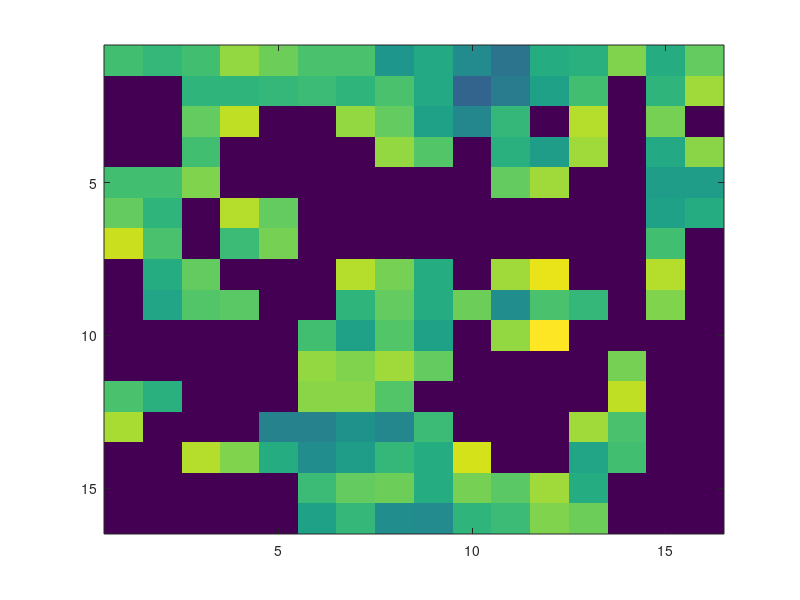

Here is the MATLAB script that generated this plot:
clc 
clf
n=16; % lattice size
depth=3; % neighborhood depth
l=.6; % diminishing factor
K=60; % steps
% a(:,:,1)=rand(n)./d;
% a(:,:,1)=round(rand(n));
% a=rand(n);
% the patched matrix
% [[a(n,n),a(n,:),a(n,1)];[a(:,n),a,a(:,1)];[a(1,n),a(1,:),a(1,1)]]

lx=kron(1:n,ones(n,1));
ly=kron((1:n)',ones(1,n));
%%
% initialization
a=zeros(n,n,K); 
a(:,:,1)=rand(n);
% automata running
for k=1:K-1 % steps loop
    imagesc(a(:,:,k))
    pause(.1)
    for i=1:n % horizontal axes loop
        for j=1:n % vertical axes loop
            dis=mod(lx-i,n)+mod(ly-j,n); % computing the hadamas distance for all grids to the current grid 
            s=0; % initialize the interaction values
            for m=1:depth
                s=s+(sum(a(find(dis<m+1)))-a(i,j,k))/m^l;
            end
            a(i,j,k+1)=max(a(i,j,k)+1.1-abs(2.8-s)/2,0);
        end
    end
end